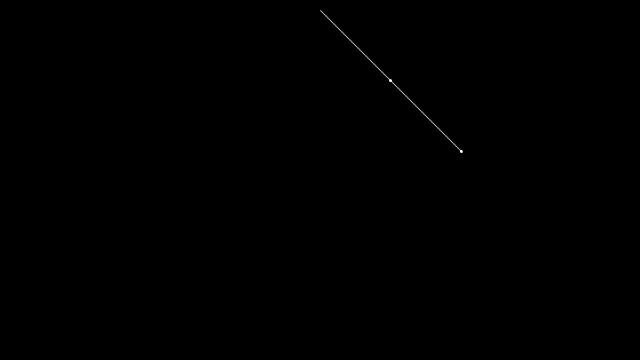
Frame 1 (no input)
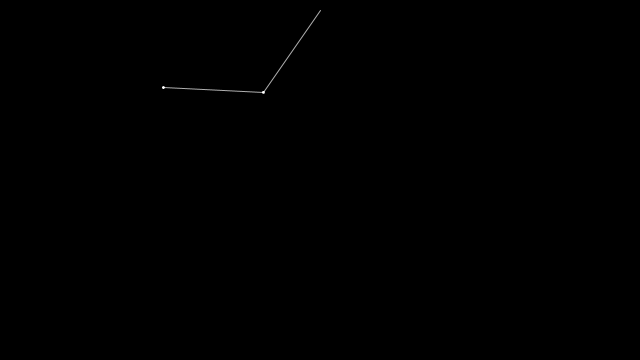
Frame 60 (the mouse pressed at the canvas centre just before this capture)
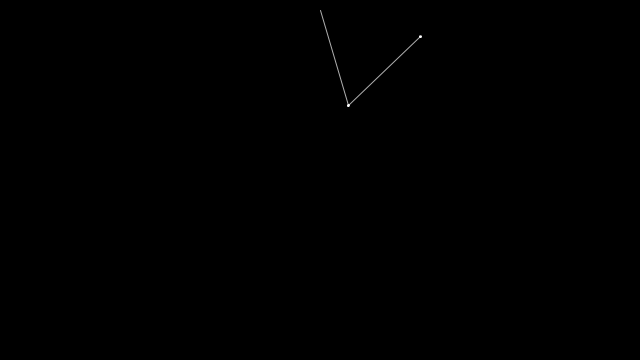
Frame 120 (the mouse held since frame 60 and released just before this capture)

The Processing sketch that drew these frames (run headless with seeded random() and noise(); from frame 60 on, the mouse is pressed at the canvas centre):

// Processing sketch: DoublePendulumPlayground
// ── DoublePendulumPlayground.pde
/*
 * Adapted from Daniel Shiffman's Pendulum exercise.
 * Found in Chapter 3 of The Nature Of Code.
 *
 * Double Pendulum calculations from: http://www.myphysicslab.com/dbl_pendulum.html
*/

/*
* TODO:
*   - Add starting angle higher to build velocity
*   - Add sliders to adjust variables
*   - Add option to set fading trails
*   - Toggle views (show rods/bob1/bob2)
*/

class DoublePendulum {
    PVector location1;
    PVector location2;
    PVector origin;

    float r; // rod length ****MODIFY LATER FOR ADJUSTABLE ROD LENGTHS***
    float theta1, theta2; // angle of rods in respect to origin/first bob
    float omega1, omega2; // anglular velocity of respective bobs
    float alpha1, alpha2; // anglular acceleration of respective bobs
    float damping; // arbitrary damping value to simulate real life kinda
    float mass1, mass2; // mass of respective blobs;
    float g = 0.4; // arbitrary gravity constant

    DoublePendulum(PVector origin, float r) {
        this.origin = origin.copy();
        this.r = r;

        location1 = new PVector();
        location2 = new PVector();

        // Change these to alter starting points
        theta1 = PI/4; 
        theta2 = PI/4;

        omega1 = 0.0;
        omega2 = 0.0;
        alpha1 = 0.0;
        alpha2 = 0.0;

        // Change this to add 'friction'
        damping = 1;

        // Update masses for different interactions
        mass1 = 10;
        mass2 = 1;
    }

    void go() {
        update();
        display();
    }

    void update() {
        // UPDATE alpha by calling calcAlpha
        alpha1 = calcAlpha1();
        alpha2 = calcAlpha2();
        // UPDATE omega by adding alpha to omega
        omega1 += alpha1;
        omega2 += alpha2;
        // UPDATE theta by adding omega to theta
        theta1 += omega1;
        theta2 += omega2;
    }

    void display() {
        location1.set(r * sin(theta1), r * cos(theta1), 0); // get where ball should be based on angle (to cartesian converstion);
        location1.add(origin); // add origin offset

        location2.set(location1); // set location 2 to location 1 bob
        location2.add(r * sin(theta2), r * cos(theta2), 0); // off set with calculated angle from bob 1

        stroke(175);
        fill(175);
        line(origin.x, origin.y, location1.x, location1.y);
        line(location1.x, location1.y, location2.x, location2.y);
        // ellipse(location1.x, location1.y, 16,16);
        // ellipse(location2.x, location2.y, 16,16);
        ellipse(location1.x, location1.y, 2, 2);
        ellipse(location2.x, location2.y, 2, 2);
    }

    // calculates angular acceleration for bob 1
    float calcAlpha1() {
        float top = -1*g*(2*mass1*mass2)*sin(theta1) - mass2*g*sin(theta1-(2*theta2)) - 
            2*(sin(theta1-theta2)*mass2*(omega2*omega2*r+omega1*omega1*r*cos(theta1-theta2)));

        float bot = r*(2*mass1+mass2-mass2*cos(2*theta1-2*theta2));

        return top / bot;
    }

    // calculates angular acceleration for bob 2
    float calcAlpha2() {
        float top = 2*sin(theta1-theta2)*(omega1*omega1*r*(mass1+mass2)+g*(mass1+mass2)*cos(theta1)+omega2*omega2*r*mass2*cos(theta1-theta2));

        float bot = r*(2*mass1+mass2-mass2*cos(2*theta1-2*theta2));

        return top / bot;
    }
}

DoublePendulum p;

void setup() {
    size(640,360);
    //background(0); // show trails
    frameRate(30);
    blendMode(ADD);
    p = new DoublePendulum(new PVector(width/2, 10), 100);
}

void draw() {
    background(0); // don't show trails
    p.go();
}
// ── Bob.pde
class Bob {
    PVector location;
    float theta, omega, alpha;
    float mass;

    Bob(float mass) {
        location = new PVector();
        theta = PI/4;
        omega = 0.0;
        alpha = 0.0;
        this.mass = mass;
    }

    void update(float calculatedAlpha, PVector origin, float r) {
        alpha = calculatedAlpha;
        omega += alpha;
        theta += omega;

        // Origin is point we are moving from
        // For first bob, origin is the 'true' origin
        // For second bob, origin is the first bob
        location.set(origin.copy());
        location.add(r * sin(theta), r * cos(theta), 0);
    }

    void display() {
        ellipse(location.x, location.y, 2, 2);
    }
}
